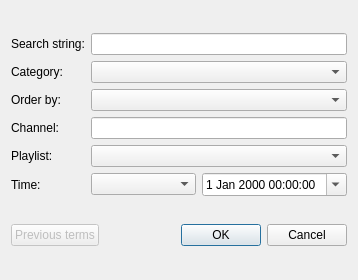
<?xml version="1.0" encoding="UTF-8"?>
<ui version="4.0">
 <class>YoutubeSearchWidget</class>
 <widget class="QWidget" name="YoutubeSearchWidget">
  <property name="geometry">
   <rect>
    <x>0</x>
    <y>0</y>
    <width>358</width>
    <height>280</height>
   </rect>
  </property>
  <property name="minimumSize">
   <size>
    <width>358</width>
    <height>0</height>
   </size>
  </property>
  <property name="windowTitle">
   <string>Form</string>
  </property>
  <layout class="QVBoxLayout" name="verticalLayout">
   <item>
    <layout class="QGridLayout" name="gridLayout">
     <item row="0" column="0">
      <widget class="QLabel" name="label">
       <property name="text">
        <string>Search string:</string>
       </property>
      </widget>
     </item>
     <item row="0" column="1">
      <widget class="FancyLineEdit" name="searchEdit"/>
     </item>
     <item row="1" column="0">
      <widget class="QLabel" name="label_2">
       <property name="text">
        <string>Category:</string>
       </property>
      </widget>
     </item>
     <item row="1" column="1">
      <widget class="QComboBox" name="categoryCombo">
       <item>
        <property name="text">
         <string/>
        </property>
       </item>
      </widget>
     </item>
     <item row="2" column="0">
      <widget class="QLabel" name="label_4">
       <property name="text">
        <string>Order by:</string>
       </property>
      </widget>
     </item>
     <item row="2" column="1">
      <widget class="QComboBox" name="orderbyCombo"/>
     </item>
     <item row="3" column="0">
      <widget class="QLabel" name="label_3">
       <property name="text">
        <string>Channel:</string>
       </property>
      </widget>
     </item>
     <item row="3" column="1">
      <widget class="FancyLineEdit" name="channelEdit"/>
     </item>
     <item row="4" column="0">
      <widget class="QLabel" name="label_6">
       <property name="text">
        <string>Playlist:</string>
       </property>
      </widget>
     </item>
     <item row="4" column="1">
      <widget class="YComboBox" name="playlistCombo">
       <property name="sizePolicy">
        <sizepolicy hsizetype="Preferred" vsizetype="Fixed">
         <horstretch>0</horstretch>
         <verstretch>0</verstretch>
        </sizepolicy>
       </property>
       <property name="sizeAdjustPolicy">
        <enum>QComboBox::AdjustToContents</enum>
       </property>
       <property name="iconSize">
        <size>
         <width>48</width>
         <height>48</height>
        </size>
       </property>
      </widget>
     </item>
     <item row="5" column="0">
      <widget class="QLabel" name="label_5">
       <property name="text">
        <string>Time:</string>
       </property>
      </widget>
     </item>
     <item row="5" column="1">
      <layout class="QHBoxLayout" name="horizontalLayout">
       <item>
        <widget class="QComboBox" name="timeCombo">
         <property name="sizeAdjustPolicy">
          <enum>QComboBox::AdjustToContents</enum>
         </property>
        </widget>
       </item>
       <item>
        <widget class="QDateTimeEdit" name="timeEdit">
         <property name="dateTime">
          <datetime>
           <hour>0</hour>
           <minute>0</minute>
           <second>0</second>
           <year>2000</year>
           <month>1</month>
           <day>1</day>
          </datetime>
         </property>
         <property name="calendarPopup">
          <bool>true</bool>
         </property>
        </widget>
       </item>
      </layout>
     </item>
    </layout>
   </item>
   <item>
    <layout class="QHBoxLayout" name="horizontalLayout_2">
     <item>
      <widget class="QPushButton" name="prevButton">
       <property name="enabled">
        <bool>false</bool>
       </property>
       <property name="text">
        <string>Previous terms</string>
       </property>
      </widget>
     </item>
     <item>
      <spacer name="horizontalSpacer">
       <property name="orientation">
        <enum>Qt::Horizontal</enum>
       </property>
       <property name="sizeHint" stdset="0">
        <size>
         <width>40</width>
         <height>20</height>
        </size>
       </property>
      </spacer>
     </item>
     <item>
      <widget class="QDialogButtonBox" name="buttonBox">
       <property name="layoutDirection">
        <enum>Qt::LeftToRight</enum>
       </property>
       <property name="standardButtons">
        <set>QDialogButtonBox::Cancel|QDialogButtonBox::Ok</set>
       </property>
       <property name="centerButtons">
        <bool>false</bool>
       </property>
      </widget>
     </item>
    </layout>
   </item>
  </layout>
 </widget>
 <customwidgets>
  <customwidget>
   <class>FancyLineEdit</class>
   <extends>QLineEdit</extends>
   <header>fancylineedit.h</header>
  </customwidget>
  <customwidget>
   <class>YComboBox</class>
   <extends>QComboBox</extends>
   <header>ycombobox.h</header>
  </customwidget>
 </customwidgets>
 <resources/>
 <connections/>
</ui>
